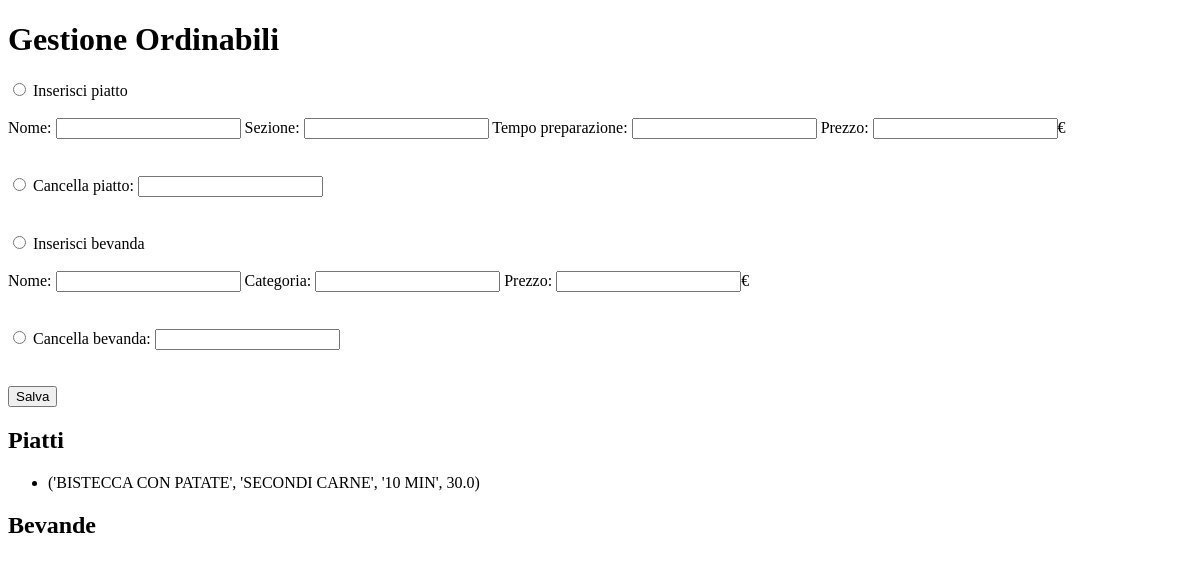
/gestoreDir/ordinabili, run on an earlier commit of the app's database.
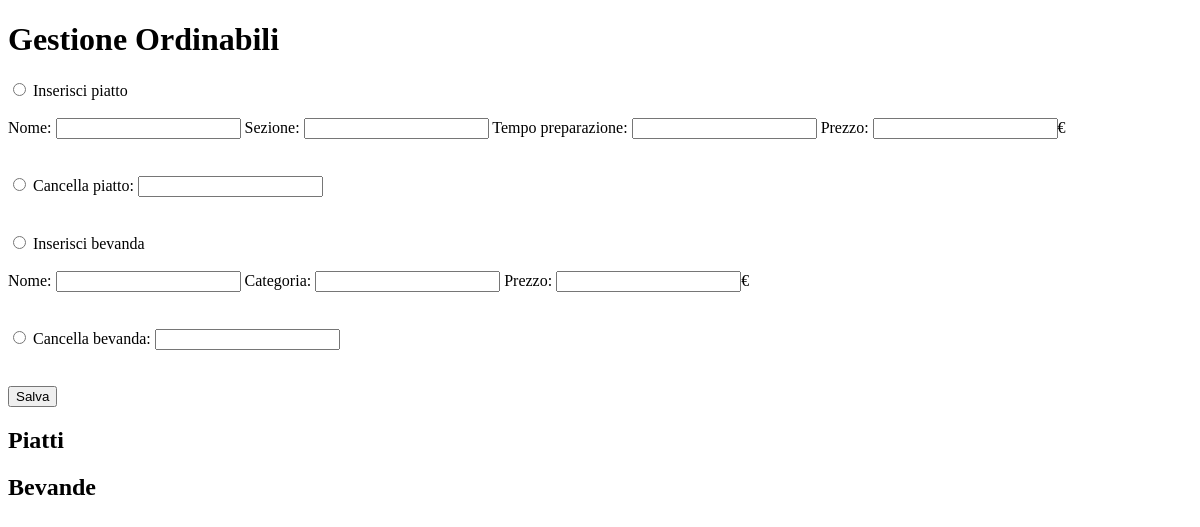
And on a later commit of the database.
### tables this page shows
CREATE TABLE piatto (nome VARCHAR NOT NULL PRIMARY KEY,  sezione VARCHAR, tempo_preparazione FLOAT, prezzo FLOAT);

### server.py (the view, shortened to what this page needs)
@app.route('/gestoreDir/ordinabili', methods=['GET', 'POST'])
def ordinabili():
    operation = request.form.get('op', '')
    connection = sqlite3.connect(db)
    connection.execute('PRAGMA foreign_keys = 1;')
    cursor = connection.cursor()
    cursor.execute("SELECT * FROM piatto")
    piatti = cursor.fetchall()
    cursor.execute("SELECT * FROM bevanda")
    bevande = cursor.fetchall()
    connection.close()
    return render_template('gestoreDir/ordinabili.html', piatti=piatti, bevande=bevande)

### templates/gestoreDir/ordinabili.html (shortened to what this page needs)
<!DOCTYPE html>
<html lang="en">
<head>
</head>
<body>
    <h1>Gestione Ordinabili</h1>
    <form action="" method="post">
        <input type="radio" id="ins_piatto" name="op" value="ins_piatto">
        <label for="ins_piatto">Inserisci piatto</label><br><br>
        <label for="nome_piatto">Nome: </label>
        <input type="text" id="nome_piatto" name="nome_piatto">
        <label for="sezione">Sezione: </label>
        <input type="text" id="sezione" name="sezione">
        <label for="tempo_prep">Tempo preparazione: </label>
        <input type="text" id="tempo_prep" name="tempo_prep">
        <label for="prezzo_piatto">Prezzo: </label>
        <input type="text" id="prezzo_piatto" name="prezzo_piatto">€
        <br>
        <br>
        <br>
        <input type="radio" id="del_piatto" name="op" value="del_piatto">
        <label for="del_piatto">Cancella piatto: </label>
        <input type="text" id="piatto" name="piatto"><br><br><br>
        <input type="radio" id="ins_bibita" name="op" value="ins_bibita">
        <label for="ins_bibita">Inserisci bevanda</label><br><br>
        <label for="nome_bibita">Nome: </label>
        <input type="text" id="nome_bibita" name="nome_bibita">
        <label for="categoria">Categoria: </label>
        <input type="text" id="categoria" name="categoria">
        <label for="prezzo_bibita">Prezzo: </label>
        <input type="text" id="prezzo_bibita" name="prezzo_bibita">€
        <br>
        <br>
        <br>
        <input type="radio" id="del_bibita" name="op" value="del_bibita">
        <label for="del_bibita">Cancella bevanda: </label>
        <input type="text" id="bibita" name="bibita"><br><br><br>
        <input type="submit" value="Salva">
    </form>
    <p>
        <h2>Piatti</h2>
        <ul>
            {% for piatto in piatti %}
            <li>{{ piatto }}</li>
            {% endfor %}
        </ul>
    </p>
    <p>
        <h2>Bevande</h2>
    </p>
</body>
</html>

What changed in the data, as far as the page shows it:
removed piatto: piatto "('BISTECCA CON PATATE', 'SECONDI CARNE', '10 MIN', 30.0)"
